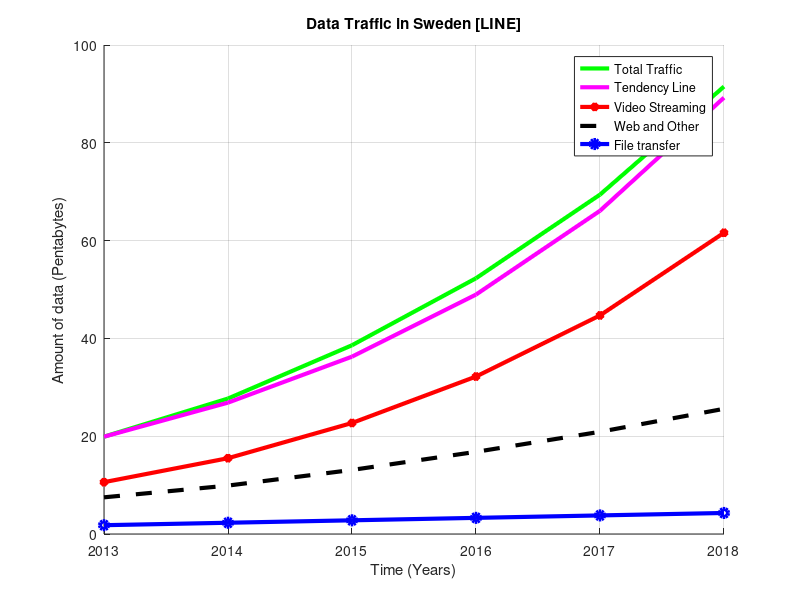
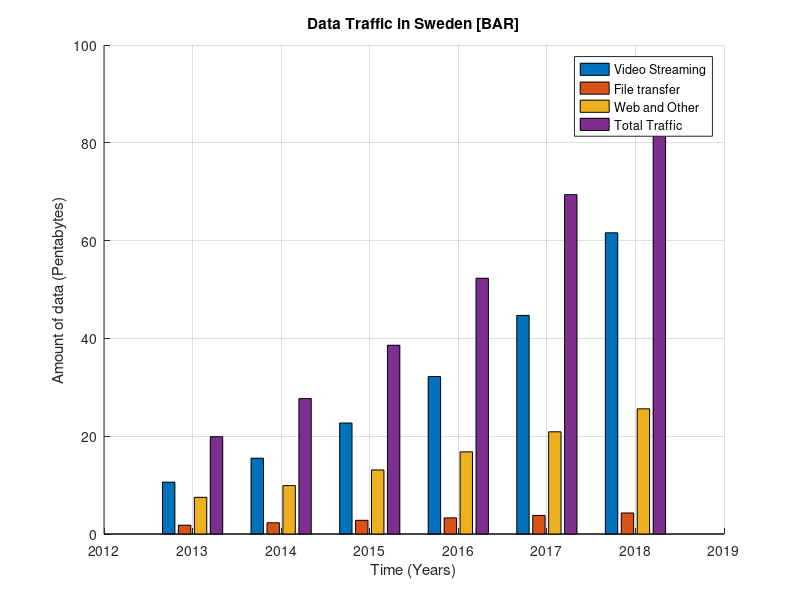
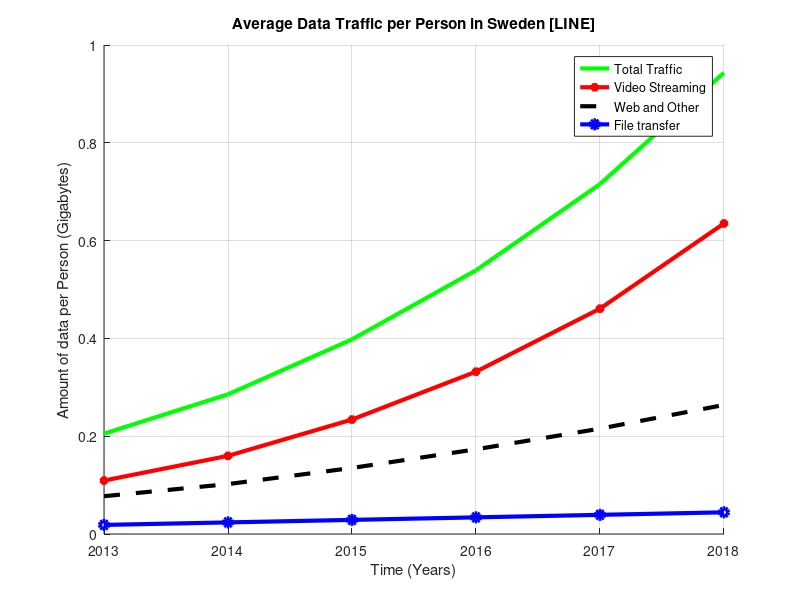

Write the MATLAB code that produced these figures, in order.
clc
clear
close all

load datatraffic.mat

averagetraffic = traffic*(1e6)/(9.7e7); %divided per population times 1e6 to convert to gigabyte

for i = 1:size(years)
    totaltraffic(i) = sum(traffic(i,:)); %Calculation of the total amount of data
end
averagetotaltraffic = totaltraffic*(1e6)/(9.7e7);

%Turning the array in a column
totaltraffic = (totaltraffic)';
%Add the array with the total amount of data as a column of the matrix traffic
traffic( :, end+1 ) = totaltraffic'; 

%Calculation of the tendency line
t = 0:5;
forecast = totaltraffic(1)*(1.35.^t);

%Linear graphic of the amount of data traffic for different types of data 
% as a function of time
figure(1)
hold on
grid on
plot(years, traffic(:,4), 'g', 'LineWidth', 3)
plot(years, forecast, 'm- ', 'LineWidth', 3); %Tendency line of the amount of data
plot(years, traffic(:,1), 'r-*', 'LineWidth', 3)
plot(years, traffic(:,3), 'k--', 'LineWidth', 3)
plot(years, traffic(:,2), 'b-o', 'LineWidth', 3)
title('Data Traffic in Sweden [LINE]')
xlabel('Time (Years)')
ylabel('Amount of data (Pentabytes)')
legend('Total Traffic','Tendency Line', 'Video Streaming', 'Web and Other', 'File transfer')

%Bar graphic of the amount of data traffic for different types of data 
% as a function of time
figure(2)
grid on
hold on
bar(years, traffic)
%bar(years, traffic, 'stacked') %stacked graph 
title('Data Traffic in Sweden [BAR]')
xlabel('Time (Years)')
ylabel('Amount of data (Pentabytes)')
legend('Video Streaming', 'File transfer', 'Web and Other','Total Traffic')

%Linear graphic of Average Data Traffic per Person in Sweden 
% as a function of time
figure(3)
hold on
grid on
plot(years, averagetotaltraffic, 'g', 'LineWidth', 3)
plot(years, averagetraffic(:,1), 'r-*', 'LineWidth', 3)
plot(years, averagetraffic(:,3), 'k--', 'LineWidth', 3)
plot(years, averagetraffic(:,2), 'b-o', 'LineWidth', 3)
title('Average Data Traffic per Person in Sweden [LINE]')
xlabel('Time (Years)')
ylabel('Amount of data per Person (Gigabytes)')
legend('Total Traffic','Video Streaming', 'Web and Other', 'File transfer')


